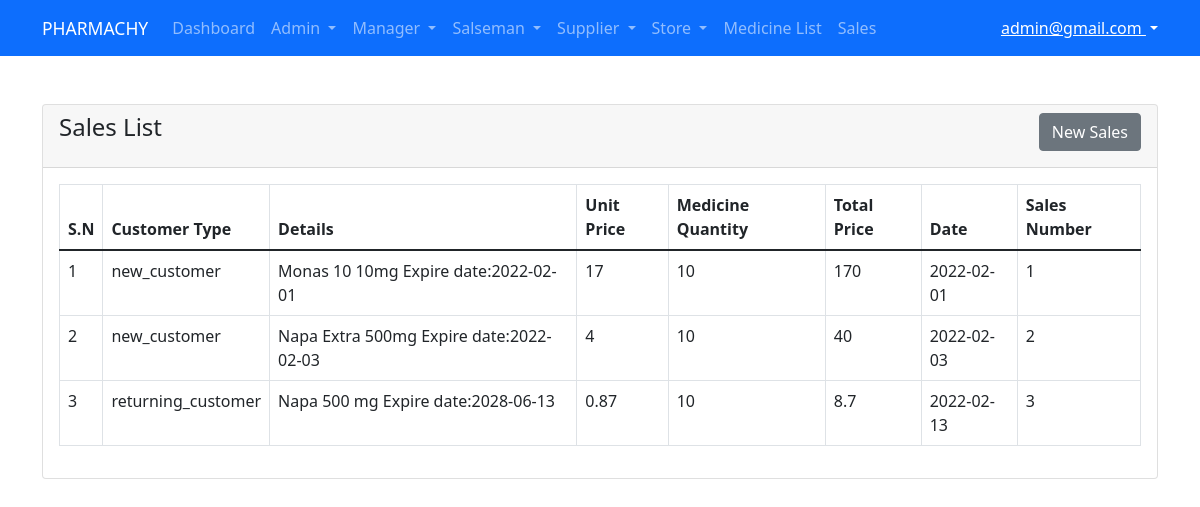
/sales_medicine.php (signed in), run on the app's committed database.
### tables this page shows
CREATE TABLE `sales_medicine` (
  `sales_id` int(11) NOT NULL,
  `customer_type` varchar(100) NOT NULL,
  `details` varchar(100) NOT NULL,
  `unit_price` double NOT NULL,
  `medicine_quantity` int(100) NOT NULL,
  `total_price` double NOT NULL,
  `sales_date` date NOT NULL DEFAULT current_timestamp()
);

### sales_medicine.php (the view, shortened to what this page needs)
<?php
require_once 'include/header.php';
require_once 'include/navbar.php';
require_once 'include/database.php';
$sql = "SELECT * FROM sales_medicine";
$res = mysqli_query($con, $sql);
?>
<div class="container">
    <div class="row">
        <div class="col-md-12">
            <div class="card mt-5">
                <div class="card-header">
                    <h4 class="card-title d-flex justify-content-between">Sales List<a href="new_sales.php" class="text-capitalize btn btn-secondary">New Sales</a></h4>
                </div>
                <div class="card-body">
                    <table class="table table-bordered">
                        <thead>
                            <th>S.N</th>
                            <th>Customer Type</th>
                            <th>Details</th>
                            <th>Unit Price</th>
                            <th>Medicine Quantity</th>
                            <th>Total Price</th>
                            <th>Date</th>
                            <th>Sales Number</th>
                        </thead>
                        <tbody>
                            <?php
                            foreach ($res as $key => $item) :
                            ?>
                                <tr>
                                    <td><?= $key + 1 ?></td>
                                    <td><?= $item['customer_type'] ?></td>
                                    <td><?= $item['details'] ?></td>
                                    <td><?= $item['unit_price'] ?></td>
                                    <td><?= $item['medicine_quantity'] ?></td>
                                    <td><?= $item['total_price'] ?></td>
                                    <td><?= $item['sales_date'] ?></td>
                                    <td><?= $item['sales_id'] ?></td>
                                </tr>
                            <?php
                            endforeach
                            ?>
                        </tbody>
                    </table>
                </div>
            </div>
        </div>
    </div>
</div>
<?php
require_once 'include/footer.php';
?>

### data on the page
sales_medicine: customer_type "new_customer", details "Monas 10 10mg Expire date:2022-02-01", unit_price "17", medicine_quantity "10", total_price "170", sales_date "2022-02-01", sales_id "1"
sales_medicine: customer_type "new_customer", details "Napa Extra 500mg Expire date:2022-02-03", unit_price "4", medicine_quantity "10", total_price "40", sales_date "2022-02-03", sales_id "2"
sales_medicine: customer_type "returning_customer", details "Napa 500 mg Expire date:2028-06-13", unit_price "0.87", medicine_quantity "10", total_price "8.7", sales_date "2022-02-13", sales_id "3"

### other printed values
$_SESSION['email'] "admin@gmail.com"
